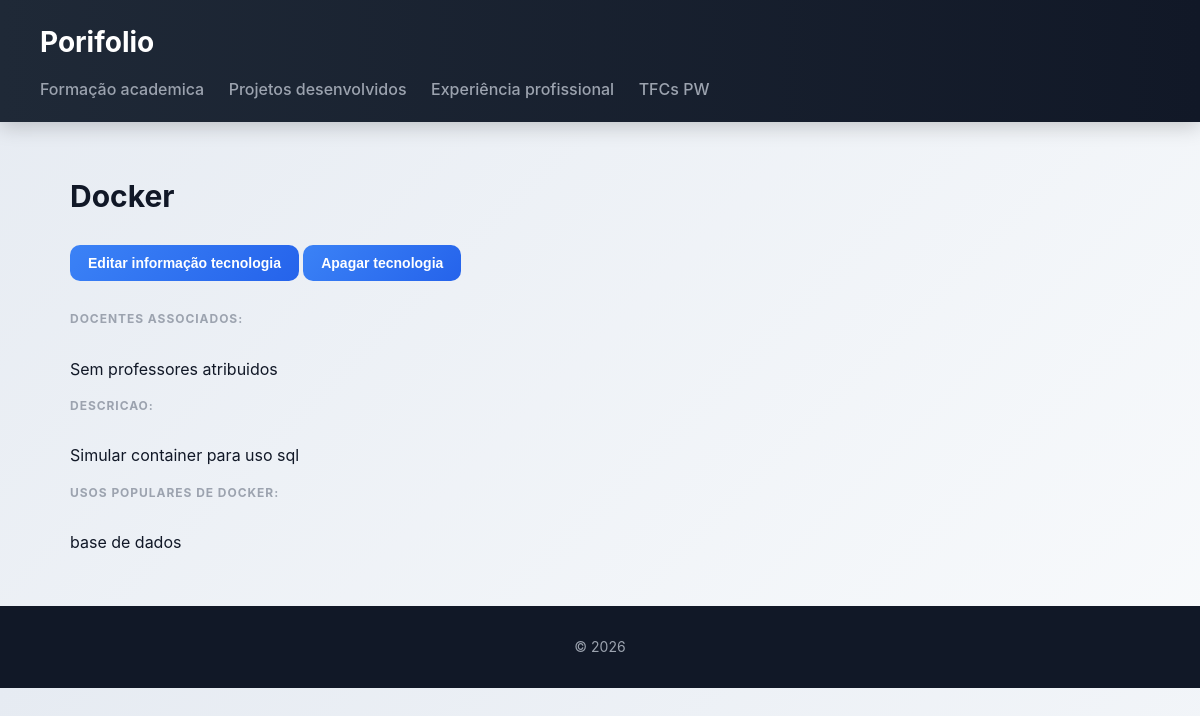
Screenshot of /portifolio/tecnologia/33/ with the database file from the repository.
### portifolio/models.py (models this page shows, shortened)
class Tecnologia (models.Model):
    nome = models.CharField(max_length=100, null=False, blank=False)
    descricao =  models.CharField(max_length=200, null = True)
    exemplos_uso =  models.CharField(max_length=200, null=True)
    docente = models.ManyToManyField(Docente, blank=True)
    logo = models.ImageField(upload_to='logos/', null=True,  blank=True)
    class Meta:
        ordering = ['nome']

### portifolio/views.py (the view)
# urls.py: path("tecnologia/<int:id>/", views.tecnologia_view, name='tecnologia'),
def tecnologia_view(request, id):
    tecnologia = Tecnologia.objects.get(id=id)
    return render(request, 'portifolio/tecnologia.html', {'tecnologia': tecnologia})

### portifolio/templates/portifolio/tecnologia.html (shortened to what this page needs)
{% extends "portifolio/base.html" %}
{% block content %}
<h2>{{ tecnologia.nome }}</h2>
    <article>
        <a href="{% url 'edita_tecnologia' tecnologia.id %}">
            <button>Editar informação tecnologia</button>
        </a>
        <a href="{% url 'apaga_tecnologia' tecnologia.id %}">
            <button>Apagar tecnologia</button>
        </a>
        <section>
            <h4>Docentes associados:</h4>
            {% for docente in tecnologia.docentes.all %}
            <ul>
                <a href="{% url 'docente' docente.id %}">{{docente}}</a>
            </ul>
            {% empty %}
            <p>Sem professores atribuidos</p>
            {%endfor%}
        </section>
        <section>
            <h4>Descricao:</h4>
            <p>{{tecnologia.descricao}}</p>
        </section>
        <section>
            <h4>Usos populares de {{tecnologia.nome}}:</h4>
            <p>{{tecnologia.exemplos_uso}}</p>
        </section>
    </article>
{% endblock %}

### portifolio/static/portifolio/styles.css (style rules this page uses)
* { box-sizing: border-box; margin: 0; padding: 0; }
body { font-family: "Inter", "Segoe UI", system-ui, -apple-system, sans-serif; background: linear-gradient(135deg, #e6ebf2, #f8fafc); color: #111827; line-height: 1.6; }
h2 { margin-bottom: 25px; font-size: 30px; font-weight: 700; }
section { display: grid; gap: 20px; }
article > section { margin-top: 14px; }
article > section > h4 { font-size: 12px; text-transform: uppercase; color: #9ca3af; margin-bottom: 8px; letter-spacing: 0.08em; }
a { color: #000278; text-decoration: none; font-weight: 500; }
button { background: linear-gradient(135deg, #3b82f6, #2563eb); color: white; border: none; padding: 10px 18px; border-radius: 10px; font-size: 14px; font-weight: 600; cursor: pointer; transition: 0.2s; }

### rows the page displays
Tecnologia: nome "Docker", descricao "Simular container para uso sql", nome "DOCKER", exemplos_uso "base de dados"
